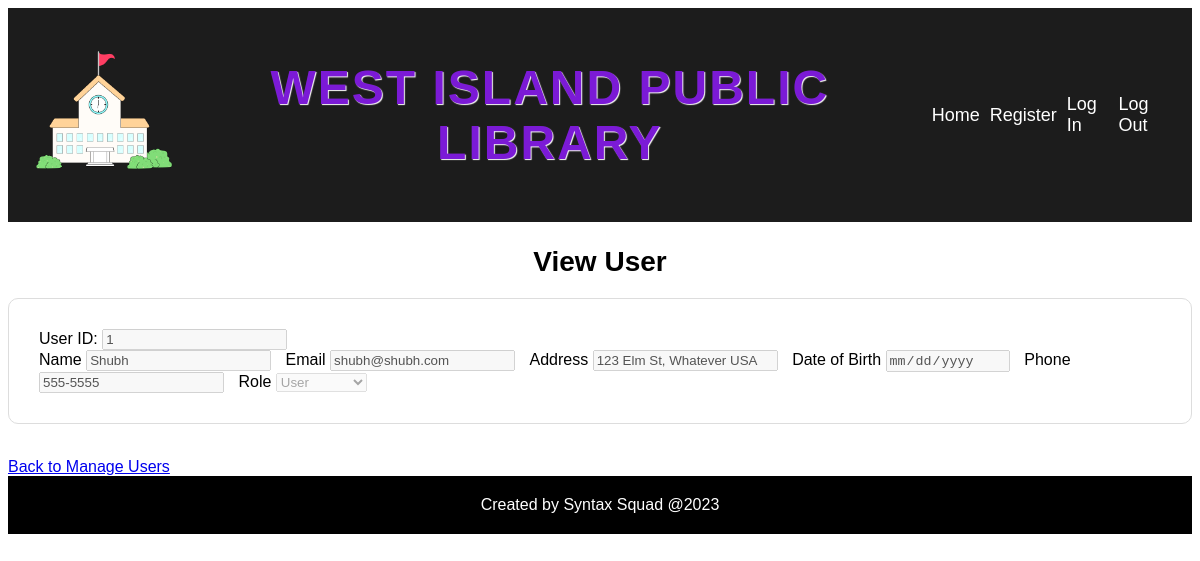
Screenshot of /view_users.php?user_id=1 (signed in) with the database file from the repository.
### tables this page shows
CREATE TABLE users (
    user_id INT(11) PRIMARY KEY AUTO_INCREMENT,
    name VARCHAR(255) NOT NULL,
    email VARCHAR(255) NOT NULL,
    password VARCHAR(255) NOT NULL,
    address VARCHAR(255) NOT NULL,
    phone VARCHAR(20) NOT NULL,
    role VARCHAR(10) NOT NULL,
    registration_date DATE NOT NULL,
    birth_date DATE NULL
);

### view_users.php (the view, shortened to what this page needs)
<?php
require_once "dbconnection.php";
include('header.php');
$name = $email = $address = $dob = $phone = $role = "";
if (!array_key_exists("role", $_SESSION) || $_SESSION['role'] != 'admin') {
    echo 'No admin privilege, please login as admin to access this page.<br>';
    echo '<a href="login.php">Login here!</a>';
} else {
    $user_id = $_GET['user_id'];
    if (!empty($user_id) || is_numeric($user_id)) {
        $autofill_query =   "SELECT * FROM users WHERE user_id='$user_id'";
        $autofill_query_result = mysqli_query($conn, $autofill_query);
        $row = mysqli_fetch_array($autofill_query_result);
        $name = $row['name'];
        $email = $row['email'];
        $address = $row['address'];
        $phone = $row['phone'];
        $role = $row['role'];
        $birth_date = $row['birth_date'];
    }
?>
    <!DOCTYPE html>
    <html>
    <head>
        <link rel="stylesheet" type="text/css" href="style.css">
    </head>
    <body>
        <div class="container">
            <main>
                <h2>View User</h2>
                <form action="<?php echo htmlspecialchars($_SERVER["PHP_SELF"]); ?>" method="post">
                    <label>User ID:</label>
                    <input type="number" name="user_id" value="<?php echo $user_id ?>" disabled><br>
                    <label>Name</label>
                    <input type="text" name="name" value="<?php echo $name; ?>" disabled>
                    <label>Email</label>
                    <input type="text" name="email" value="<?php echo $email; ?>" disabled>
                    <label>Address</label>
                    <input type="text" name="address" value="<?php echo $address; ?>" disabled>
                    <label>Date of Birth</label>
                    <input type="date" name="birth_date" value="<?php echo $birth_date; ?>" disabled>
                    <label>Phone</label>
                    <input type="tel" name="phone" value="<?php echo $phone; ?>" disabled>
                    <label>Role</label>
                    <select name="role" disabled>
                        <option value="user" <?php if ($role == 'user') {
                                                    echo ' selected';
                                                } ?>>User</option>
                    </select>
                </form>
                <br>
                <a href="manage_users.php">Back to Manage Users</a>
            </main>
        </div>
        <footer>
            Created by Syntax Squad @2023
        </footer>
    </body>
    </html>
<?php
}
?>

### style.css (style rules this page uses)
body { font-family: Arial, sans-serif; }
main { margin-top: 20px; }
footer { background-color: black; color: white; text-align: center; padding: 20px; }
form { background-color: #fff; border: 1px solid #ddd; padding: 30px; border-radius: 10px; }
h2 { font-size: 28px; text-align: center; margin-bottom: 20px; }

### rows the page displays
users: name "Shubh", email "shubh@shubh.com", address "123 Elm St, Whatever USA", phone "555-5555", role "User"
